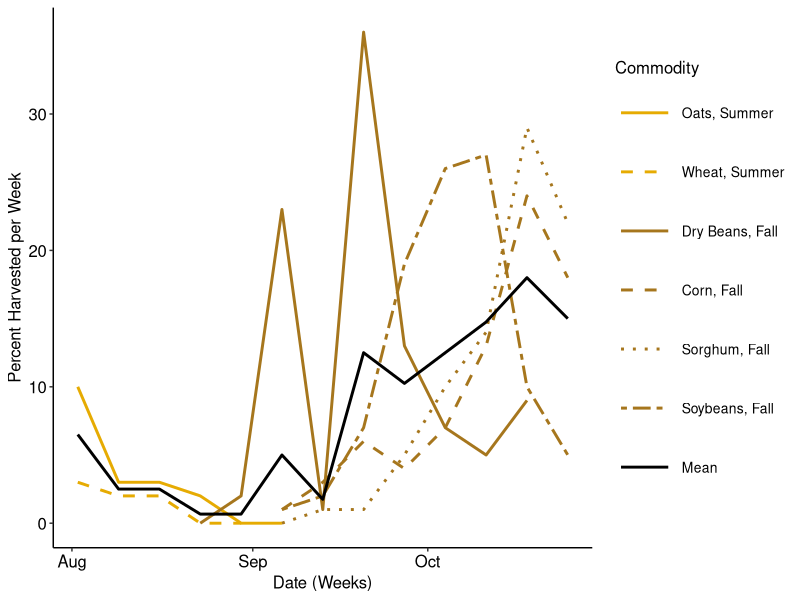
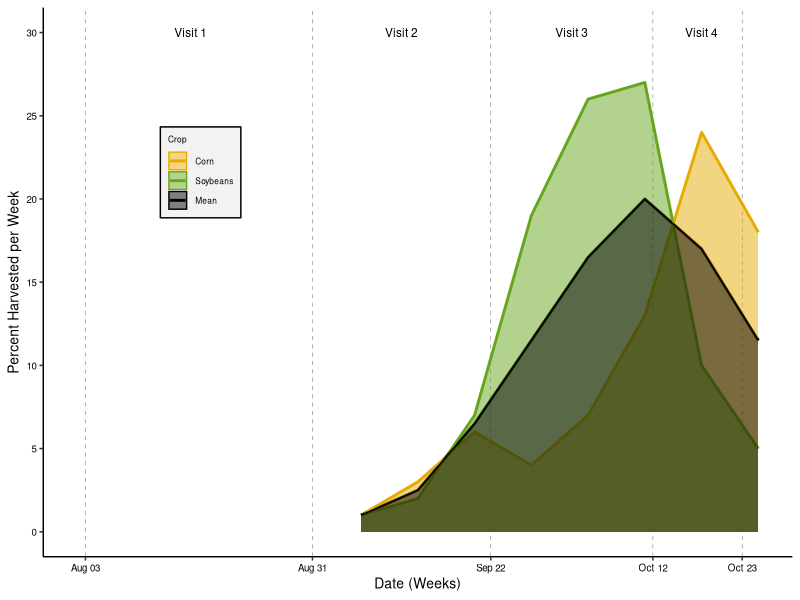
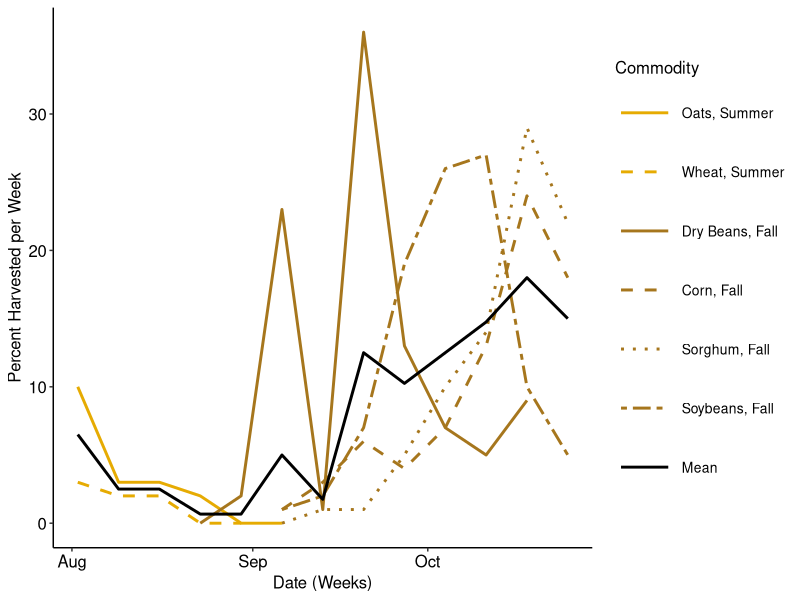
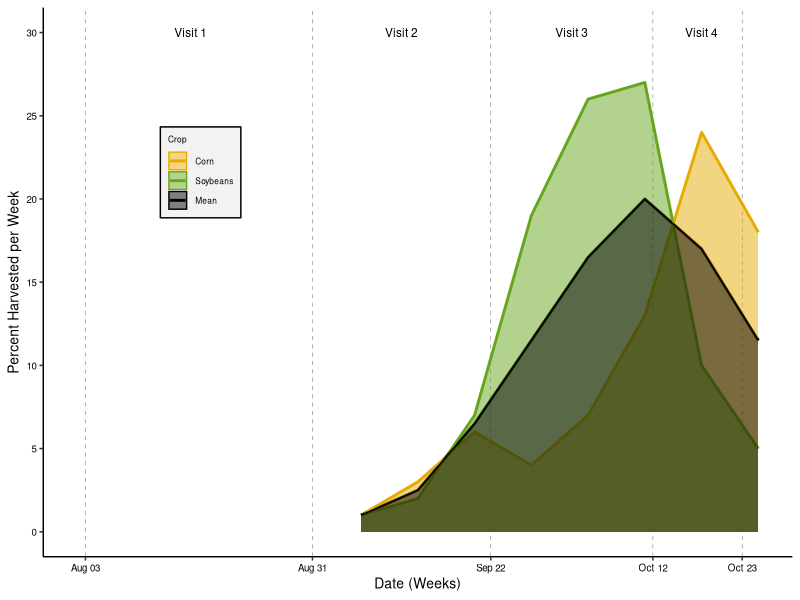

The R script that drew these images, in order:
## ---- chunk 1
library(tidyverse) # for wrangling
library(lubridate) # for handling dates
## ---- chunk 2
# imports the data frame and adds Crop - a column with either Summer or Fall depending on the time of year the harvest occurs; we narrowed the results to only include the dates of the study
harvest <- read.csv("data/USDA_harvest_data.csv", header = TRUE) %>% 
  mutate(Week.Ending = mdy(Week.Ending),
         Crop = ifelse(Commodity == "WHEAT" | Commodity == "OATS", "Summer", "Fall")) %>% 
  filter(Week.Ending > "2020-08-01",
         Week.Ending < "2020-10-26") %>% 
  dplyr::select(Week.Ending, Commodity, Value, Weekly.Value, Crop) %>% 
  mutate(Commodity = fct_relevel(factor(Commodity), "OATS", "WHEAT", "BEANS", "CORN", "SORGHUM", "SOYBEANS"))

# In this data frame, we calculate the average weekly harvest rate across the commodities
avg <- harvest %>% 
  group_by(Week.Ending) %>% 
  summarize(Weekly.Value = mean(Weekly.Value),
            Value = mean(Value)) %>% 
  mutate(Commodity = "MEAN", Crop = "Mean") 

# We combine the two data sets with mean as a commodity
combined <- rbind(harvest, avg)
levels(combined$Commodity)

#saveRDS(combined, "data/harvest.rds")

# let's look at major crops grown in Lancaster County, Nebraska
harvest_Lan <- harvest %>% 
  ungroup() %>% 
  filter(Commodity == "SOYBEANS" | Commodity == "CORN")

avg_Lan <- harvest_Lan %>% 
  group_by(Week.Ending) %>% 
  summarize(Weekly.Value = mean(Weekly.Value),
            Value = mean(Value)) %>% 
  mutate(Commodity = "MEAN", Crop = "Mean") 

combined_Lan <- rbind(harvest_Lan, avg_Lan)
levels(combined_Lan$Commodity)

#saveRDS(combined_Lan, "data/harvest_Lan.rds")
## ---- chunk 3
p <- ggplot() +
  geom_line(aes(x = Week.Ending, y = Weekly.Value, group = Commodity, color = Commodity, linetype = Commodity), data = combined, linewidth = 1, alpha = 1) +
  scale_color_manual(values = c("#E6AB02", "#E6AB02", "#A6761D", "#A6761D", "#A6761D", "#A6761D", "black"), 
                     labels = c("Oats, Summer", "Wheat, Summer", "Dry Beans, Fall", "Corn, Fall","Sorghum, Fall", "Soybeans, Fall", "Mean")) +
  scale_linetype_manual(values = c("solid", "dashed", "solid", "dashed", "dotted", "twodash", "solid"), 
                        labels = c("Oats, Summer", "Wheat, Summer", "Dry Beans, Fall", "Corn, Fall", "Sorghum, Fall", "Soybeans, Fall", "Mean")) +
  xlab("Date (Weeks)") +
  ylab("Percent Harvested per Week") +
  theme_classic() +
  theme(legend.key.size = unit(1.5, "cm"),
        text = element_text(size = 12, color = "black", family = "sans"),
        axis.title = element_text(size = 12, color = "black", family = "sans"),
        axis.text = element_text(size = 12, color = "black", family = "sans"),
        legend.text = element_text(size = 10, color = "black", family = "sans"))
jpeg("figures/harvest.jpeg", 4, height = 4, units = "in", quality = 100, res = 300)
print(p)
dev.off()

p
## ---- chunk 4
p2 <- ggplot() +
  geom_line(aes(x = Week.Ending, y = Weekly.Value, group = Commodity, color = Commodity), data = combined_Lan, linewidth = 1, alpha = 1) +
  geom_area(aes(x = Week.Ending, y = Weekly.Value, group = Commodity, color = Commodity, fill = Commodity), data = combined_Lan, alpha = 0.5, position = 'identity') +
  scale_color_manual("Crop", values = c("#e6ab02", "#66a61e", "black"), 
                     labels = c("Corn", "Soybeans", "Mean")) +
  scale_fill_manual("Crop", values = c("#e6ab02", "#66a61e", "black"), 
                     labels = c("Corn", "Soybeans", "Mean")) +
  scale_x_date(date_labels = "%b %d", limits = as.Date(c("2020-08-02", "2020-10-25")), breaks = as.Date(c("2020-08-03", "2020-08-31", "2020-09-22", "2020-10-12", "2020-10-23"))) +
  scale_y_continuous(limits = c(0, 30), breaks = c(0, 5, 10, 15, 20, 25, 30)) +
  xlab("Date (Weeks)") +
  ylab("Percent Harvested per Week") +
  theme_classic() +
  theme(legend.key.size = unit(0.5, "cm"),
        text = element_text(size = 10), 
        axis.title = element_text(size = 10, color = "black", family = "sans"),
        axis.text = element_text(size = 7, color = "black", family = "sans"),
        legend.text = element_text(size = 6, color = "black", family = "sans"),
        legend.title = element_text(size = 6, color = "black", family = "sans"),
        legend.position = c(0.21, 0.7),
        legend.background = element_rect(fill="grey95",
                                  linewidth=0.5, linetype="solid", 
                                  colour ="black"),
        panel.grid.major.x = element_line(colour = "black", linetype = "dashed", size = 0.1)) +
  annotate(geom = "text", x = as.Date("2020-08-16"), y = 30, label = "Visit 1", color = "black", size = 3) +
  annotate(geom = "text", x = as.Date("2020-09-11"), y = 30, label = "Visit 2", color = "black", size = 3) +
  annotate(geom = "text", x = as.Date("2020-10-02"), y = 30, label = "Visit 3", color = "black", size = 3) +
  annotate(geom = "text", x = as.Date("2020-10-18"), y = 30, label = "Visit 4", color = "black", size = 3)
jpeg("figures/harvest_Lan.jpeg", width = 3.25, height = 3, units = "in", quality = 100, res = 300)
print(p2)
dev.off()

p2
